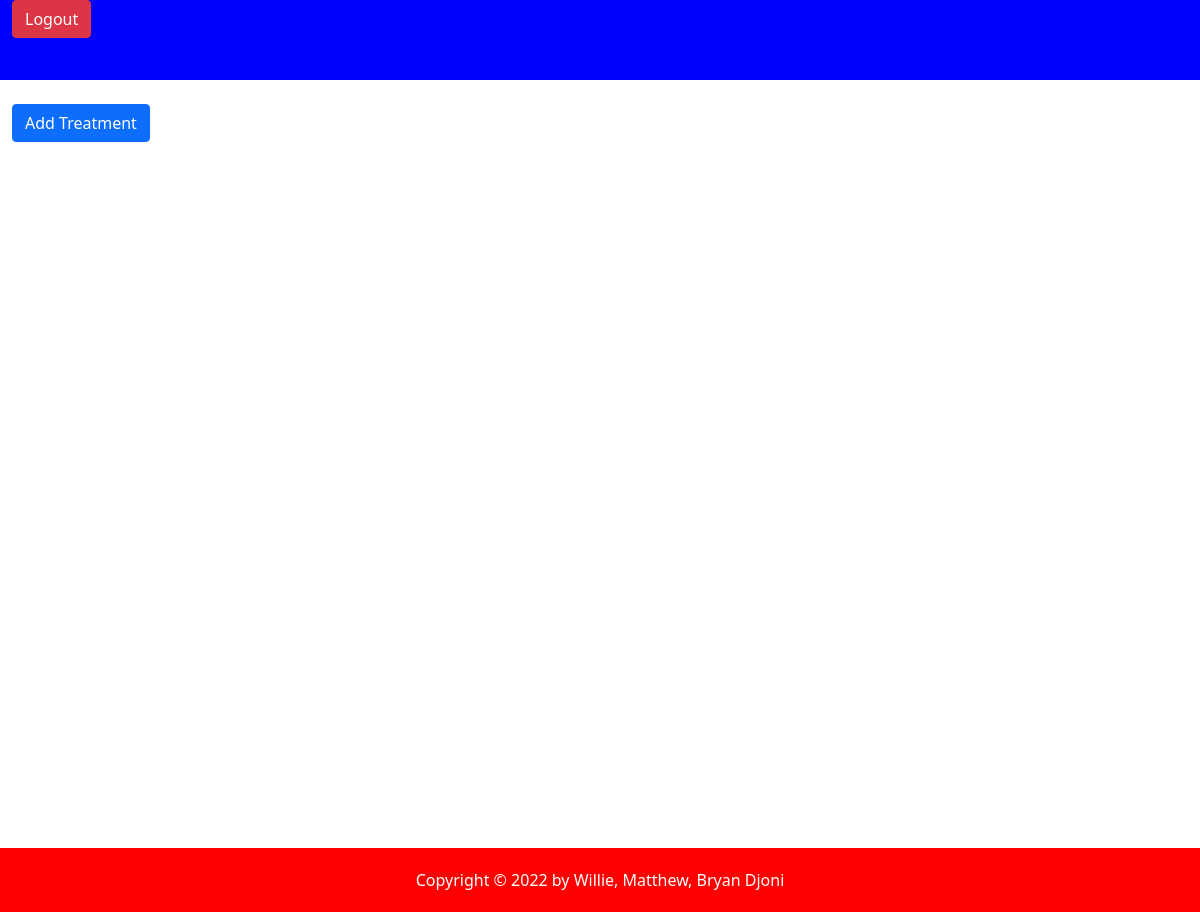
Page / (signed in) on the earlier database version.
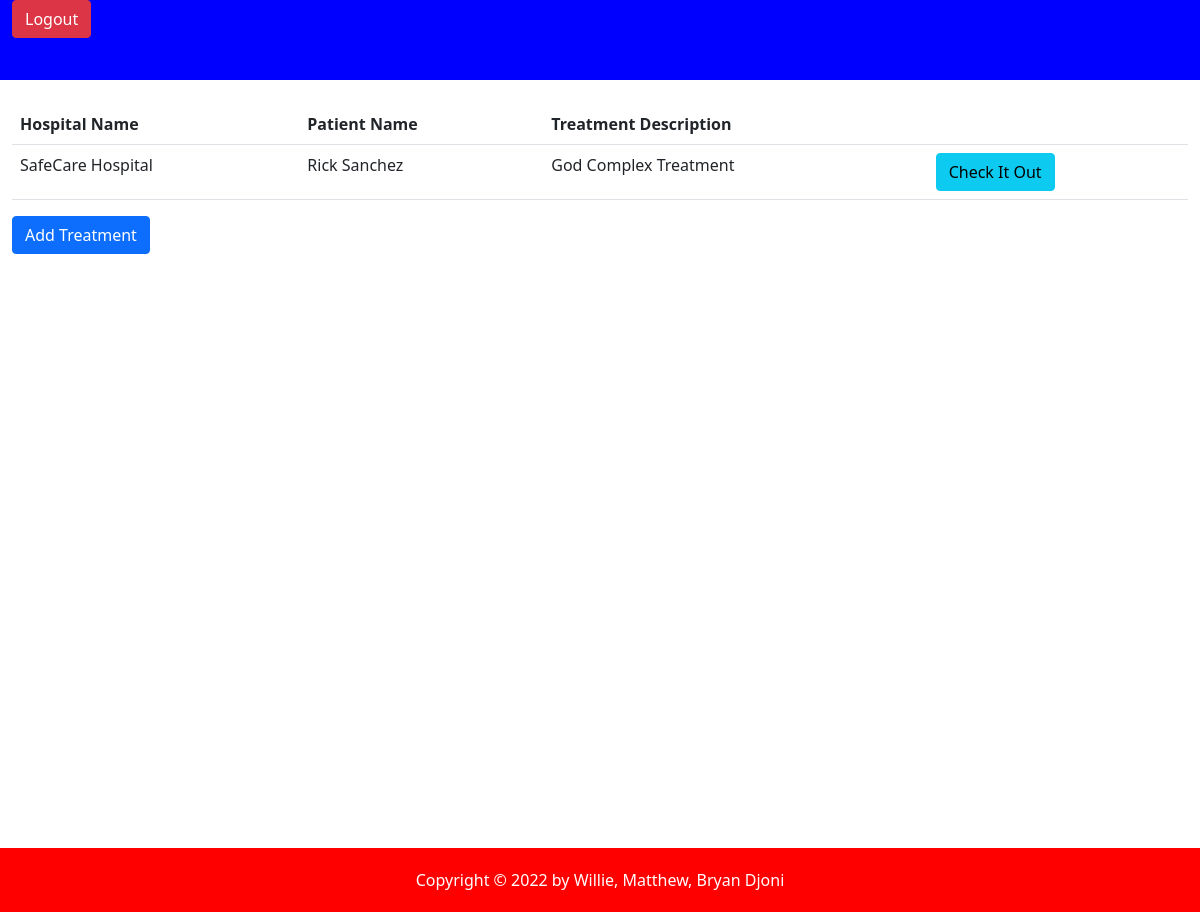
Same page on the later database version.
### aegisCorp/models/hospitalModel.py (models this page shows)
class TreatmentHeader(db.Model):
    __tablename__ = 'treatmentHeaders'
    id = db.Column(db.Integer, primary_key=True)
    hospital = relationship('Hospital', back_populates='treatments')
    hospital_id = db.Column(db.Integer, db.ForeignKey("hospitals.id"))
    customer = relationship("Customer", back_populates='treatments')
    customer_id = db.Column(db.Integer, db.ForeignKey('customers.id'))
    description = db.Column(db.String(500), unique=True, nullable=False)
    claims = relationship('TreatmentClaim', back_populates='treatment')
    details = relationship("TreatmentDetail", back_populates='header')

class Hospital(db.Model):
    __tablename__ = 'hospitals'
    id = db.Column(db.Integer, primary_key=True)
    name = db.Column(db.String(255), unique=True, nullable=False)
    staffs = relationship("HospitalStaff", back_populates='hospital')
    doctors = relationship("Doctor", back_populates='hospital')
    treatments = relationship("TreatmentHeader", back_populates='hospital')

### aegisCorp/models/userModel.py (models this page shows)
class User(db.Model, UserMixin):
    __tablename__ = 'users'
    id = db.Column(db.Integer, primary_key=True)
    name = db.Column(db.String(255), unique=True, nullable=False)
    email = db.Column(db.String(255), unique=True, nullable=False)
    password = db.Column(db.String(255), nullable=False)
    sex = db.Column(db.Boolean, nullable=False)
    dob = db.Column(db.Date, nullable=False)
    customers = relationship('Customer', back_populates='user')
    insurance_staffs = relationship('InsuranceStaff', back_populates='user')
    hospital_staffs = relationship('HospitalStaff', back_populates='user')

### aegisCorp/routes/views.py (the view)
@views.route("/")
def home():
    if current_user.is_authenticated:
        user_type = get_user_type()
        user = user_models.get(user_type).query.filter_by(user_id=current_user.id)
        treatments = TreatmentHeader.query.all()
        return render_template('views.html', user=user, type=user_type, treatments=treatments)
    else:
         return redirect(url_for('auth.login'))

### aegisCorp/utils/user_management.py (called while the page is built)
def get_user_type():
    hospital_staff = HospitalStaff.query.filter_by(user_id = current_user.id).first()
    insurance_staff = InsuranceStaff.query.filter_by(user_id = current_user.id).first()
    customer = Customer.query.filter_by(user_id = current_user.id).first()
    if hospital_staff:
        return 'Hospital'
    elif insurance_staff:
        return 'Insurance'
    else:
        return "Customer"

### aegisCorp/templates/views.html (shortened to what this page needs)
{% extends "./layout.html" %}
{% block content %}
<main class="container-fluid my-4">
    {% if treatments != [] %}
    <table class="table">
        <tr>
            <th>Hospital Name</th>
            <th>Patient Name</th>
            <th>Treatment Description</th>
            <th></th>
        </tr>
    {% for treatment in treatments: %}
        <tr>
            <td>{{treatment.hospital.name}}</td>
            <td>{{treatment.customer.user.name}}</td>
            <td>{{treatment.description}}</td>
            <td><a href="{{url_for('hospital.get_treatment', treatment_id=treatment.id)}}" class="btn btn-info">Check It Out</a></td>
        </tr>
    {% endfor %}
    </table>
    {% endif %}
    {% if type == 'Hospital' %}
        <a href="{{url_for('hospital.add_treatment')}}" class="btn btn-primary">Add Treatment</a>
    {% elif type == 'Insurance' %}
        Insurance
    {% else %}
        Customer
    {% endif %}
</main>
{% endblock %}

### aegisCorp/templates/layout.html (shortened to what this page needs)
<!DOCTYPE html>
<html lang="en">
<head>
    <link href="https://cdn.jsdelivr.net/npm/bootstrap@5.1.0/dist/css/bootstrap.min.css" rel="stylesheet">
    <link rel="stylesheet" href="https://pro.fontawesome.com/releases/v5.10.0/css/all.css"/>
    <link rel="stylesheet" href="{{url_for('static', filename='css/styles.css')}}">
</head>
<body>
    <header class="container-fluid header">
        {% if current_user.is_authenticated %}
            <a href="{{url_for('auth.logout')}}" class="btn btn-danger">Logout</a>
        {% endif %}
    </header>
    {% block content %}{% endblock %}
    <footer class="container-fluid footer">
        <div class="d-flex justify-content-center align-items-center footer-content">
            Copyright &#169; 2022 by Willie, Matthew, Bryan Djoni
        </div>
    </footer>
</body>
</html>
</body>
</html>

### aegisCorp/static/css/styles.css (style rules this page uses)
body { min-width: 100vw; width:100vw; min-height: 100vh; height:100vh; }
main { min-height:90vh; max-width: 100vw; }
.header { background-color: blue; height: 5em; }
.footer { background-color: red; height: 4em; color: white; }
.footer-content { height: 4em; }

Differences in the rows shown:
added TreatmentHeader: hospital.name "SafeCare Hospital", customer.user.name "Rick Sanchez", description "God Complex Treatment"
Other differences:
text now shown: "Hospital Name Patient Name Treatment Description"
